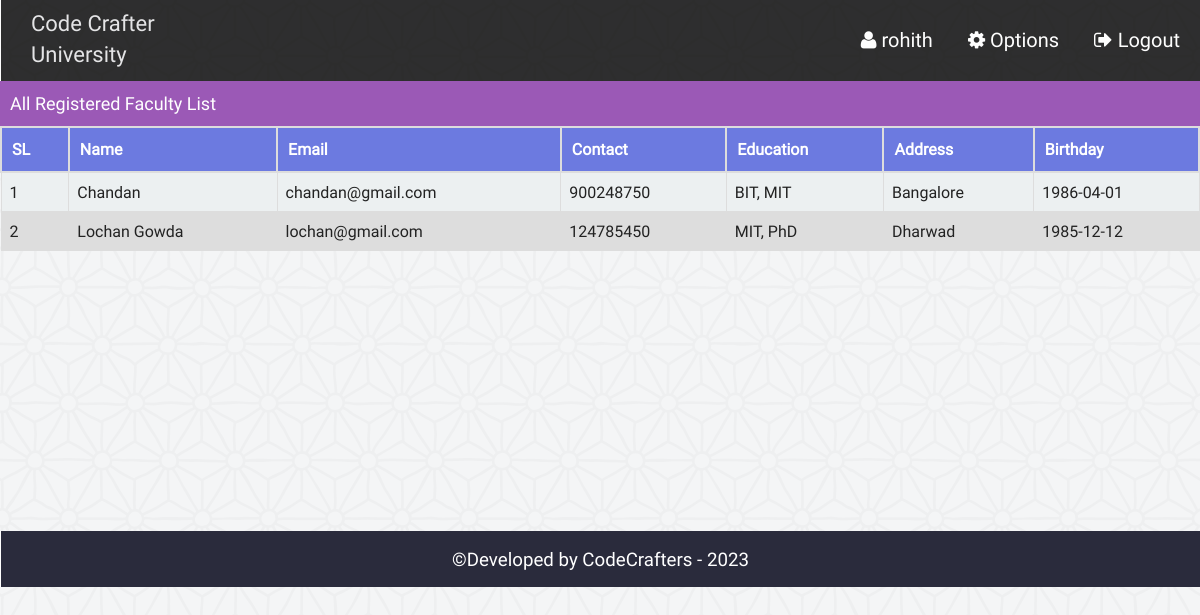
Page /admin/admin_all_faculty.php (signed in) on the committed database.
### tables this page shows
CREATE TABLE `faculty` (
  `id` int(11) NOT NULL,
  `username` varchar(15) NOT NULL,
  `password` varchar(50) NOT NULL,
  `name` varchar(30) NOT NULL,
  `email` varchar(100) NOT NULL,
  `birthday` date DEFAULT NULL,
  `gender` varchar(10) NOT NULL,
  `education` varchar(100) DEFAULT NULL,
  `contact` int(100) DEFAULT NULL,
  `address` varchar(255) DEFAULT NULL
);

### admin/php/functions.php (called while the page is built, shortened)
<?php
class login_registration_class{
	public function get_faculty(){
		global $conn;
		$sql = "select * from faculty order by id ASC";
		$result = $conn->query($sql);
		return $result;
	}
};
?>

### admin/admin_all_faculty.php (the view, shortened to what this page needs)
<?php
	require "php/config.php";
	require_once "php/functions.php";
	$user = new login_registration_class();
?>
<?php
include "php/headertop_admin.php";
?>
<div class="all_student">
	<div class="search_st">
		<div class="hdinfo"><h3>All Registered Faculty List</h3></div>
	</div>
		<table class="tab_one">
			<tr>
				<th>SL</th>
				<th>Name</th>
				<th>Email</th>
				<th>Contact</th>
				<th>Education</th>
				<th>Address</th>
				<th>Birthday</th>
			</tr>
			<?php
			$i=0;
				$alluser =$user->get_faculty();
				while($rows = $alluser->fetch_assoc()){
				$i++;
			?>
			<tr>
				<td><?php echo $i; ?></td>
				<td><?php echo $rows['name'];?></td>
				<td><?php echo $rows['email'];?></td>
				<td><?php echo $rows['contact'];?></td>
				<td><?php echo $rows['education'];?></td>
				<td><?php echo $rows['address'];?></td>
				<td><?php echo $rows['birthday'];?></td>
			</tr>
			<?php } ?>
		</table>
</div>
<?php include "php/footerbottom.php";?>

### admin/css/style.css (style rules this page uses)
html { color: #222; font-size: 1em; line-height: 1.4; }
.st_reg th, td { padding: 8px; }
table.tab_one { width:100%; }
table.tab_one th { background:#6c7ae0; padding:10px; font-weight:bold; text-align:left; color:white; }
table.tab_one td { border:1px solid #ddd; padding:8px; }
table.tab_one tr:nth-child(odd) { background:#ddd; }
table.tab_one tr:nth-child(even) { background:#ecf0f1; }
.all_student { min-height:450px; }
.search_st { background:#9b59b6; height:45px; }
.hdinfo { float:left; width:500px; }
.hdinfo h3 { font-size:18px; color:#fff; padding:10px; margin:0; font-weight:normal; }
table.att_tab tr,td,th { border:2px solid #ddd; border-collapse:collapse; padding:8px; }

### rows in the picture
faculty: name "Chandan", email "chandan@gmail.com", contact "900248750", education "BIT, MIT", address "Bangalore", birthday "1986-04-01"
faculty: name "Lochan Gowda", email "lochan@gmail.com", contact "124785450", education "MIT, PhD", address "Dharwad", birthday "1985-12-12"

### other values in the picture
$admin_name "rohith"
